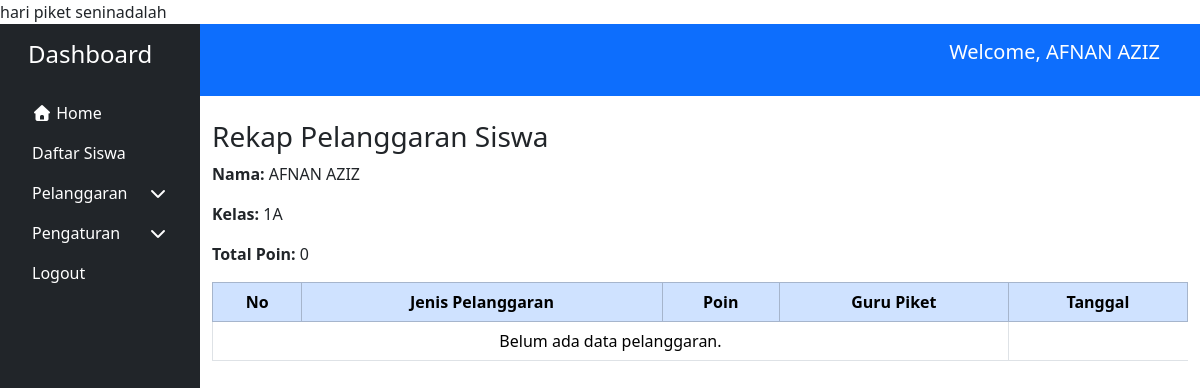
/index.php?page=pelanggaran_siswa&id=2 (signed in), run on the app's committed database.
### tables this page shows
CREATE TABLE `users` (
  `id` int(11) NOT NULL,
  `nik` varchar(16) NOT NULL,
  `username` varchar(50) NOT NULL,
  `nisn` varchar(20) DEFAULT NULL,
  `nip` varchar(18) DEFAULT NULL,
  `nama` varchar(100) NOT NULL,
  `kelas` varchar(20) NOT NULL,
  `email` varchar(100) NOT NULL,
  `password` varchar(64) NOT NULL,
  `jabatan_id` int(11) DEFAULT NULL,
  `nama_ortu` varchar(100) NOT NULL,
  `nomor_hp` varchar(16) NOT NULL,
  `alamat` text NOT NULL,
  `tempat_lahir` varchar(100) NOT NULL,
  `tanggal_lahir` varchar(20) NOT NULL,
  `role_id` int(11) NOT NULL,
  `jadwal_piket_id` int(11) DEFAULT NULL,
  `created_at` timestamp NOT NULL DEFAULT current_timestamp() ON UPDATE current_timestamp(),
  `updated_at` timestamp NOT NULL DEFAULT current_timestamp() ON UPDATE current_timestamp()
);

CREATE TABLE `jadwal_piket` (
  `id` int(11) NOT NULL,
  `guru_id` int(11) DEFAULT NULL,
  `hari_piket` varchar(15) DEFAULT NULL,
  `tanggal_piket` date DEFAULT NULL
);

### index.php (called while the page is built, shortened)
<?php
$page = isset($_GET['page']) ? $_GET['page'] : 'dashboard';
require_once __DIR__ . '/' . $allowedPages[$page];

### views/pages/pelanggaran/pelanggaran_siswa.php (the view, shortened to what this page needs)
<?php
require_once __DIR__ . '/../../layouts/header.php';
require_once __DIR__ . '/../../../koneksi.php';
if ($_SESSION['role_id'] == 3) {
    $siswa_id = $_SESSION['user_id'];
} else {
    if (!isset($_GET['id'])) {
        echo '<div class="alert alert-danger">ID siswa tidak ditemukan.</div>';
        exit;
    }
    $siswa_id = (int) $_GET['id'];
}
$stmt = $db->prepare("SELECT nama, kelas FROM users WHERE id = :id");
$stmt->execute(['id' => $siswa_id]);
$siswa = $stmt->fetch();
$dataPelanggaran = $db->query("
    SELECT
        p.nama_pelanggaran,
        p.poin,
        ps.tanggal,
        ps.guru_piket
    FROM pelanggaran_siswa ps
    JOIN pelanggaran p ON ps.pelanggaran_id = p.id
    WHERE ps.siswa_id = $siswa_id
    ORDER BY ps.tanggal DESC
")->fetchAll();
$totalPoin = array_sum(array_column($dataPelanggaran, 'poin'));
?>
<div class="container mt-4">
    <h3>Rekap Pelanggaran Siswa</h3>
    <p><strong>Nama:</strong> <?= htmlspecialchars($siswa['nama']) ?></p>
    <p><strong>Kelas:</strong> <?= htmlspecialchars($siswa['kelas']) ?></p>
    <p><strong>Total Poin:</strong> <?= $totalPoin ?></p>
    <div class="table-responsive mt-3">
        <table class="table table-bordered text-center">
            <thead class="table-primary">
                <tr>
                    <th>No</th>
                    <th>Jenis Pelanggaran</th>
                    <th>Poin</th>
                    <th>Guru Piket</th>
                    <th>Tanggal</th>
                </tr>
            </thead>
            <tbody>
                <?php if (empty($dataPelanggaran)): ?>
                    <tr>
                        <td colspan="4">Belum ada data pelanggaran.</td>
                    </tr>
                <?php endif; ?>
            </tbody>
        </table>
    </div>
</div>
<?php require_once __DIR__ . '/../../layouts/footer.php'; ?>

### views/layouts/header.php (shortened to what this page needs)
<?php
require_once __DIR__ . '/../../koneksi.php';
$getHariPiket = $db->prepare('SELECT users.jadwal_piket_id, jadwal_piket.hari_piket FROM users JOIN jadwal_piket ON users.jadwal_piket_id = jadwal_piket.id WHERE users.id = :user_id');
$getHariPiket->execute(['user_id' => $_SESSION['user_id']]);
$hariPiket = $getHariPiket->fetch();
echo 'hari piket ' . $hariPiket['hari_piket'] . 'adalah';
?>
<!DOCTYPE html>
<html lang="en">
<head>
    <link rel="stylesheet" href="<?= BASE_URL ?>/assets/css/style.css">
    <link href="https://cdn.jsdelivr.net/npm/bootstrap@5.3.8/dist/css/bootstrap.min.css" rel="stylesheet"
 />
    <link rel="stylesheet" href="https://cdnjs.cloudflare.com/ajax/libs/font-awesome/7.0.0/css/all.min.css"
 />
    <link rel="stylesheet" href="https://cdn.jsdelivr.net/npm/sweetalert2@11/dist/sweetalert2.min.css">
</head>
<body>
    <div class="container-fluid">
        <div class="row">
            <div id="sidebar" class="col-md-3 col-lg-2 p-3 bg-dark text-white sticky-top sidebar"
                style="height: 100vh; overflow-y: auto;">
                <div class="container d-flex justify-content-between">
                    <h4 class="mb-4">Dashboard</h4>
                </div>
                <ul class="nav flex-column">
                    <li class="nav-item">
                        <a class="nav-link text-white" href="index.php?page=index">
                            <i class="fa-solid fa-house text-white"></i>
                            Home
                        </a>
                    </li>
                    <?php if ($_SESSION['role_id'] == 3): ?>
                        <li class="nav-item">
                            <a class="nav-link text-white" href="index.php?page=profile">
                                Daftar Siswa
                            </a>
                        </li>
                    <?php endif; ?>
            <li class="nav-item">
                <a class="nav-link text-white d-flex justify-content-between align-items-center"
                    data-bs-toggle="collapse" href="#pelanggaran" role="button" aria-expanded="false"
                    aria-controls="pelanggaran">
                    <span>Pelanggaran</span>
                    <i class="fa fa-chevron-down"></i>
                </a>
            </li>
            <li class="nav-item">
                <a class="nav-link text-white d-flex justify-content-between align-items-center"
                    data-bs-toggle="collapse" href="#pengaturan" role="button" aria-expanded="false"
                    aria-controls="pengaturan">
                    <span>Pengaturan</span>
                    <i class="fa fa-chevron-down"></i>
                </a>
            </li>
            <li class="nav-item">
                <a class="nav-link text-white" href="index.php?page=logout">
                    Logout
                </a>
            </li>
            </ul>
        </div>
        <div class="col-md-9 col-lg-10 px-0">
            <nav class="navbar navbar-expand-lg bg-primary px-4 sticky-top" data-bs-theme="dark">
                <?php if (isset($_SESSION['user_id']) && isset($_SESSION['role_id'])): ?>
                    <p class="navbar-brand">
                        Welcome, <?= htmlspecialchars($_SESSION['user_name']) ?>
                    </p>
                <?php endif; ?>
            </nav>

### assets/css/style.css (style rules this page uses)
html { scroll-behavior: smooth; }
.nav-link[aria-expanded="false"] .fa-chevron-down { transition: transform 0.3s; }
@media (min-width: 768px) { .sidebar { display: block; } }
@media screen and (min-width: 768px) { .navbar-brand { display: inline; } }

### data on the page
users: jadwal_piket.hari_piket "senin", nama "AFNAN AZIZ", kelas "1A"

### other printed values
$_SESSION['user_name'] "AFNAN AZIZ"
$totalPoin "0"
